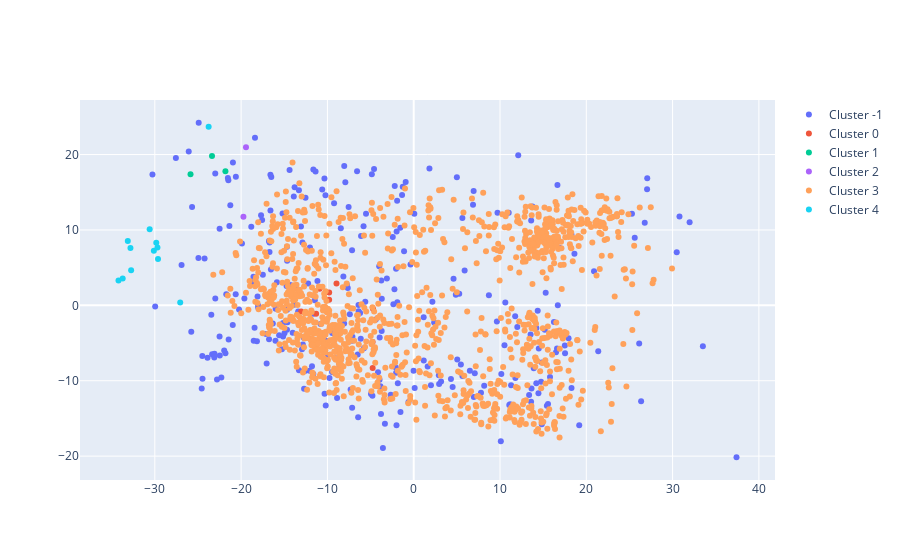

Notebook code cell kept with this figure:
### Code cell
hd_cluster = hdbscan_clustering(df, excluded_variables=excluded_variables, min_cluster_size=2, min_samples=5, dims=2)

### Figure 1 — Plotly figure (JSON) as saved in the notebook; plotly's stock layout.template omitted (floating-point values rounded to 4 significant figures; data arrays with more than 128 entries replaced by an {"elided": "..."} marker saying what was removed)
{"data": [{"mode": "markers", "name": "Cluster -1", "type": "scatter", "x": {"elided": "285 float values"}, "y": {"elided": "285 float values"}}, {"mode": "markers", "name": "Cluster 0", "type": "scatter", "x": [-9.799, -8.948, -4.72, -4.761, -4.757, -13.04, -11.31, -10.9, -9.797], "y": [0.7517, 2.887, -0.4389, -4.871, -8.321, -0.8325, -1.126, 2.189, 1.715]}, {"mode": "markers", "name": "Cluster 1", "type": "scatter", "x": [-25.86, -23.37, -21.82], "y": [17.39, 19.82, 17.79]}, {"mode": "markers", "name": "Cluster 2", "type": "scatter", "x": [-19.43, -19.73], "y": [20.96, 11.75]}, {"mode": "markers", "name": "Cluster 3", "type": "scatter", "x": {"elided": "1149 float values"}, "y": {"elided": "1149 float values"}}, {"mode": "markers", "name": "Cluster 4", "type": "scatter", "x": [-32.82, -30.11, -34.21, -33.72, -29.7, -23.76, -30.6, -27.06, -32.74, -29.83, -33.13, -29.63], "y": [7.599, 7.239, 3.283, 3.565, 7.68, 23.67, 10.1, 0.3696, 4.653, 8.285, 8.54, 6.136]}], "layout": {}}
